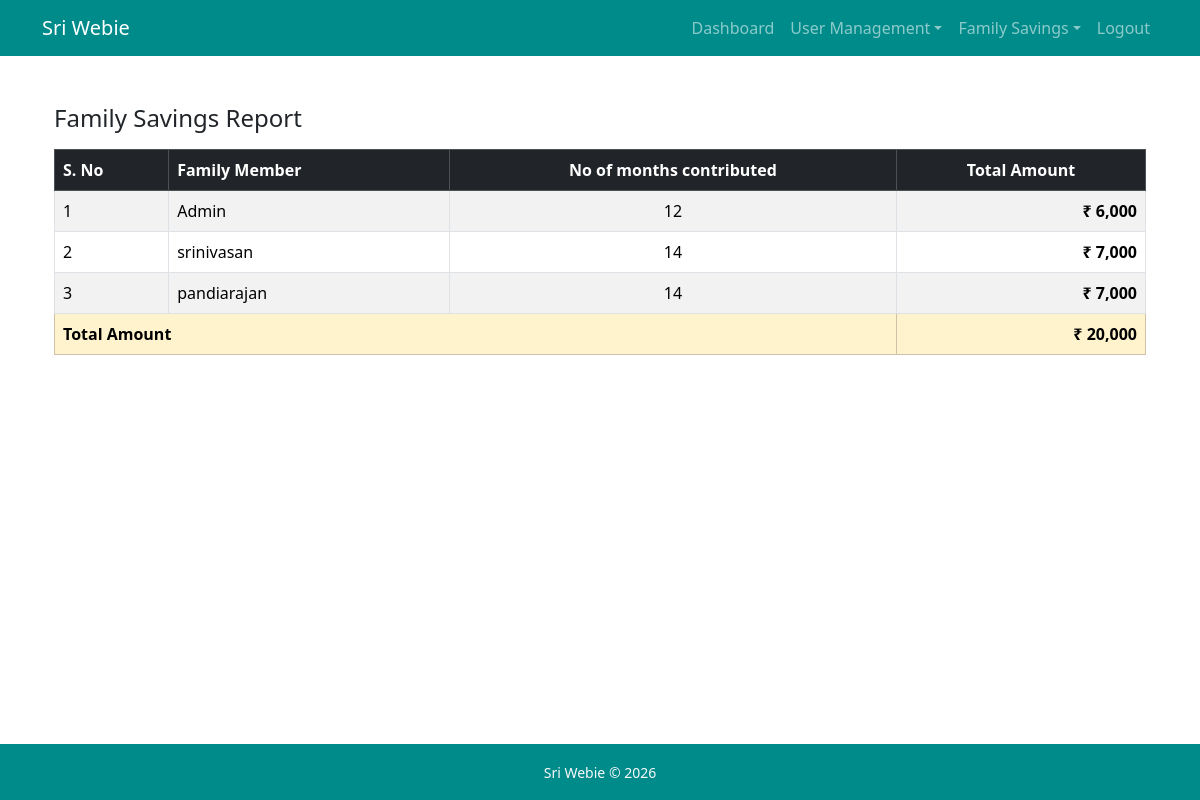
Screenshot of /family-savings/family-savings-report (signed in) with the database file from the repository.
### users/models.py (models this page shows, shortened)
class User(AbstractUser):
    role = models.ForeignKey(Role, on_delete=models.PROTECT, null=True, blank=True)
    groups = models.ManyToManyField('auth.Group', related_name='custom_user_set', blank=True, help_text='The groups this user belongs to', verbose_name='groups')
    user_permissions = models.ManyToManyField('auth.Permission', related_name='custom_user_set', blank=True, help_text='Specific permissions for this user.', verbose_name='user permissions')

### family_savings/views.py (the view)
# urls.py: path("family-savings-report", family_savings_report, name="family_savings_report")
@login_required
def family_savings_report(request):
    users = User.objects.filter(
        is_active=True
    ).exclude(role__role_name="auditor")
    report_data = []
    grand_total = 0
    for index, user in enumerate(users, start=1):
        savings = MonthlySaving.objects.filter(
            user=user,
            amount__gt=0
        )
        months_count = savings.count()
        total_amount = savings.aggregate(
            total=Sum("amount")
        )["total"] or 0
        grand_total+=total_amount
        report_data.append({
            "sno": index,
            "name": user.first_name,
            "months_count": months_count,
            "total_amount": total_amount
        })
    context={
        "report_data": report_data,
        "grand_total": grand_total
    }
    return render(request, "family_savings/family_savings_report.html", context)

### family_savings/templates/family_savings/family_savings_report.html
{%extends "users/base.html"%}
{% load humanize %}
{%block content%}
<div class="container mt-4">
    <h4 class="mb-3">Family Savings Report</h4>
    <div class="table-responsive">
        <table class="table table-bordered table-striped">
            <thead class="table-dark">
                <tr>
                    <th>S. No</th>
                    <th>Family Member</th>
                    <th class="text-center">No of months contributed</th>
                    <th class="text-center">Total Amount</th>
                </tr>
            </thead>
            <tbody>
                {%for row in report_data%}
                <tr>
                    <td>{{row.sno}}</td>
                    <td>{{row.name}}</td>
                    <td class="text-center">{{row.months_count}}</td>
                    <td class="text-end fw-bold">₹ {{row.total_amount|intcomma}}</td>
                </tr>
                {%endfor%}
            </tbody>
            <tfoot class="table-warning">
                <tr>
                    <th colspan="3">Total Amount</th>
                    <th class="text-end">
                        ₹ {{grand_total|intcomma}}
                    </th>
                </tr>
            </tfoot>
        </table>
    </div>
</div>
{%endblock%}

### rows the page displays
User: name "Admin"
User: name "srinivasan"
User: name "pandiarajan"

### other values shown
{{ row.sno }} "1" "2" "3"
{{ row.months_count }} "12" "14" "14"
{{ row.total_amount|intcomma }} "6,000" "7,000" "7,000"
{{ grand_total|intcomma }} "20,000"
